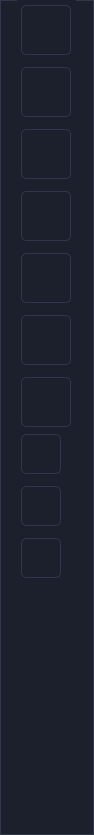
<?xml version="1.0" encoding="UTF-8"?>
<ui version="4.0">
 <class>MainWindow</class>
 <widget class="QMainWindow" name="MainWindow">
  <property name="geometry">
   <rect>
    <x>0</x>
    <y>0</y>
    <width>94</width>
    <height>835</height>
   </rect>
  </property>
  <property name="windowTitle">
   <string>MainWindow</string>
  </property>
  <widget class="QWidget" name="centralwidget">
   <property name="styleSheet">
    <string notr="true">
*{
	background: #1b202c;
	color: #fff;
	font-size: 16px;
}
 

#centralwidget{
	border: 1px  solid  rgb(49, 54, 72);
}
#builderHeader{
	border: 1px solid  rgb(49, 54, 72);


}

#builderHeader QPushButton{
	border: none;
	border-radius: 0px;

}

#builderHeader QPushButton:hover{
	background: rgb(49, 54, 72);
}

QMessageBox{
	background: #1b202c;
	color: #fff;
}

QMessageBox QLabel{
	background: #1b202c;
	color: #fff;
}


QTabWidget::pane {
    
	border: 1px  solid  rgb(49, 54, 72);
   border-top: none;
	
}

/*
QTabWidget::tab-bar {
    background: #1b202c;
	border: 1px solid #1b202c;
	padding: 8px;
	color: #37c886;
	font-weight: bold;
	width: 117px;
}
*/

QTabBar::tab {
	background: #1b202c;
	
	padding: 8px;
	font-size: 16px;
	font-weight: bold;
	height: 100px;
   border-left: 1px  solid  rgb(49, 54, 72);
border-bottom: 1px solid  rgb(49, 54, 72);
  
  }


QTabBar::scroller {width: 0px;}

QTabBar::tab:selected {
	background: #1b202c;
	margin-bottom: -1px;
	color: #dce1ec;
	border-left: 4px solid #37c886;
   	color: #37c886;
}




QFrame{ 
    border: 0px solid;
}


QPushButton{
	border: 2px solid teal;
	border-radius: 12px;
}

QPushButton:hover{
	border: 3px solid cyan;
}

QPushButton:checked{
	border: 4px solid cyan;
}


QToolBox::tab {
    background: qlineargradient(x1: 0, y1: 0, x2: 0, y2: 1,
                                stop: 0 #13161f, stop: 0.4 #161924,
                                stop: 0.5 #171c26, stop: 1.0 #1b202c);
    border-radius: 5px;
    color: darkgray;
}

QToolBox::tab:selected { 
    font: italic;
    color: #37c886;
}

/*
#iconBgColor1{ background: aqua; }
#iconBgColor2{ background: black; }
#iconBgColor3{ background: blue; }
#iconBgColor4{ background: yellow; }
#iconBgColor5{ background: gray; }
#iconBgColor6{ background: green; }
#iconBgColor7{ background: magenta; }
#iconBgColor8{ background: white; }
#iconBgColor9{ background: purple; }
#iconBgColor10{ background: red; }
*/


*{
	font-size: 12px;
}

QLabel{
	min-width: 100px;
}

*{
	background: #1b202c;
	color: blue;
}


QPushButton{
	border: 2px solid teal;
	border-radius: 12px;
}

QPushButton:hover{
	border: 3px solid cyan;
}

QPushButton:checked{
	border: 4px solid cyan;
}


QToolBox::tab {
	background:  #1b202c;
    color: #fff;
	padding-left: 2px;
   font-weight: bold;
	border-top: 1px  solid  rgb(49, 54, 72);
    border-radius: 0px;
   font-size: 14px;

}

QToolBox::tab:selected { 
    background: #000;
    font-weight: bold;
    color: #37c886;
}

QToolBox::tab:hover { 
    background: #000;
    color: #37c886;
}

QWidget{
	color:#fff;
    font-size: 13px;
}

QToolBoxButton { 
    font-size: 14px;
   min-height: 40px
}




QLineEdit{
	border: 1px solid #555;
	color: darkgray
}

QPushButton{
  border-radius: 5px;
	border: 1px  solid  rgb(49, 54, 72);

background: qlineargradient(x1: 0, y1: 0, x2: 0, y2: 1,
                                stop: 0 #13161f, stop: 0.4 #161924,
                                stop: 0.5 #171c26, stop: 1.0 #1b202c);
}
QPushButton:hover{
	border: none;
   background: rgb(49, 54, 72);
  border-radius: none;
}

QToolTip { 
	background-color: #1b202c; 
	color: #fff; 
	border: 1px solid #333; 
	border-radius: 3px;
	font-size: 13px;
}</string>
   </property>
   <layout class="QVBoxLayout" name="verticalLayout">
    <property name="spacing">
     <number>0</number>
    </property>
    <property name="leftMargin">
     <number>0</number>
    </property>
    <property name="topMargin">
     <number>0</number>
    </property>
    <property name="rightMargin">
     <number>0</number>
    </property>
    <property name="bottomMargin">
     <number>0</number>
    </property>
    <item alignment="Qt::AlignHCenter|Qt::AlignTop">
     <widget class="QFrame" name="frame">
      <property name="frameShape">
       <enum>QFrame::StyledPanel</enum>
      </property>
      <property name="frameShadow">
       <enum>QFrame::Raised</enum>
      </property>
      <layout class="QVBoxLayout" name="verticalLayout_2">
       <property name="spacing">
        <number>12</number>
       </property>
       <property name="leftMargin">
        <number>4</number>
       </property>
       <property name="topMargin">
        <number>0</number>
       </property>
       <property name="rightMargin">
        <number>5</number>
       </property>
       <property name="bottomMargin">
        <number>0</number>
       </property>
       <item>
        <widget class="QPushButton" name="closeAppBuilder">
         <property name="minimumSize">
          <size>
           <width>50</width>
           <height>50</height>
          </size>
         </property>
         <property name="maximumSize">
          <size>
           <width>40</width>
           <height>40</height>
          </size>
         </property>
         <property name="cursor">
          <cursorShape>PointingHandCursor</cursorShape>
         </property>
         <property name="text">
          <string/>
         </property>
         <property name="iconSize">
          <size>
           <width>30</width>
           <height>30</height>
          </size>
         </property>
         <property name="flat">
          <bool>true</bool>
         </property>
        </widget>
       </item>
       <item>
        <widget class="QPushButton" name="saveAppBuilder">
         <property name="minimumSize">
          <size>
           <width>50</width>
           <height>50</height>
          </size>
         </property>
         <property name="maximumSize">
          <size>
           <width>40</width>
           <height>40</height>
          </size>
         </property>
         <property name="cursor">
          <cursorShape>PointingHandCursor</cursorShape>
         </property>
         <property name="text">
          <string/>
         </property>
         <property name="iconSize">
          <size>
           <width>30</width>
           <height>30</height>
          </size>
         </property>
         <property name="autoDefault">
          <bool>false</bool>
         </property>
         <property name="default">
          <bool>false</bool>
         </property>
         <property name="flat">
          <bool>false</bool>
         </property>
        </widget>
       </item>
       <item>
        <widget class="QPushButton" name="saveCurrentTheme">
         <property name="minimumSize">
          <size>
           <width>50</width>
           <height>50</height>
          </size>
         </property>
         <property name="maximumSize">
          <size>
           <width>40</width>
           <height>40</height>
          </size>
         </property>
         <property name="cursor">
          <cursorShape>PointingHandCursor</cursorShape>
         </property>
         <property name="text">
          <string/>
         </property>
         <property name="iconSize">
          <size>
           <width>30</width>
           <height>30</height>
          </size>
         </property>
         <property name="flat">
          <bool>true</bool>
         </property>
        </widget>
       </item>
       <item>
        <widget class="QPushButton" name="reloadApp">
         <property name="minimumSize">
          <size>
           <width>50</width>
           <height>50</height>
          </size>
         </property>
         <property name="maximumSize">
          <size>
           <width>40</width>
           <height>40</height>
          </size>
         </property>
         <property name="cursor">
          <cursorShape>PointingHandCursor</cursorShape>
         </property>
         <property name="text">
          <string/>
         </property>
         <property name="iconSize">
          <size>
           <width>30</width>
           <height>30</height>
          </size>
         </property>
         <property name="flat">
          <bool>true</bool>
         </property>
        </widget>
       </item>
       <item>
        <widget class="QPushButton" name="createNewApp">
         <property name="minimumSize">
          <size>
           <width>50</width>
           <height>50</height>
          </size>
         </property>
         <property name="maximumSize">
          <size>
           <width>40</width>
           <height>40</height>
          </size>
         </property>
         <property name="cursor">
          <cursorShape>PointingHandCursor</cursorShape>
         </property>
         <property name="text">
          <string/>
         </property>
         <property name="iconSize">
          <size>
           <width>30</width>
           <height>30</height>
          </size>
         </property>
         <property name="flat">
          <bool>true</bool>
         </property>
        </widget>
       </item>
       <item>
        <widget class="QPushButton" name="compileApp">
         <property name="minimumSize">
          <size>
           <width>50</width>
           <height>50</height>
          </size>
         </property>
         <property name="maximumSize">
          <size>
           <width>40</width>
           <height>40</height>
          </size>
         </property>
         <property name="cursor">
          <cursorShape>PointingHandCursor</cursorShape>
         </property>
         <property name="text">
          <string/>
         </property>
         <property name="iconSize">
          <size>
           <width>30</width>
           <height>30</height>
          </size>
         </property>
         <property name="flat">
          <bool>true</bool>
         </property>
        </widget>
       </item>
       <item>
        <widget class="QPushButton" name="pushhButton">
         <property name="minimumSize">
          <size>
           <width>50</width>
           <height>50</height>
          </size>
         </property>
         <property name="maximumSize">
          <size>
           <width>40</width>
           <height>40</height>
          </size>
         </property>
         <property name="cursor">
          <cursorShape>PointingHandCursor</cursorShape>
         </property>
         <property name="text">
          <string/>
         </property>
         <property name="iconSize">
          <size>
           <width>30</width>
           <height>30</height>
          </size>
         </property>
         <property name="flat">
          <bool>true</bool>
         </property>
        </widget>
       </item>
       <item>
        <widget class="QPushButton" name="pushButton_4">
         <property name="minimumSize">
          <size>
           <width>40</width>
           <height>40</height>
          </size>
         </property>
         <property name="maximumSize">
          <size>
           <width>40</width>
           <height>40</height>
          </size>
         </property>
         <property name="cursor">
          <cursorShape>PointingHandCursor</cursorShape>
         </property>
         <property name="text">
          <string/>
         </property>
         <property name="iconSize">
          <size>
           <width>30</width>
           <height>30</height>
          </size>
         </property>
         <property name="flat">
          <bool>true</bool>
         </property>
        </widget>
       </item>
       <item>
        <widget class="QPushButton" name="pushButton_3">
         <property name="minimumSize">
          <size>
           <width>40</width>
           <height>40</height>
          </size>
         </property>
         <property name="maximumSize">
          <size>
           <width>40</width>
           <height>40</height>
          </size>
         </property>
         <property name="cursor">
          <cursorShape>PointingHandCursor</cursorShape>
         </property>
         <property name="text">
          <string/>
         </property>
         <property name="iconSize">
          <size>
           <width>30</width>
           <height>30</height>
          </size>
         </property>
         <property name="flat">
          <bool>true</bool>
         </property>
        </widget>
       </item>
       <item>
        <widget class="QPushButton" name="pushButton_2">
         <property name="minimumSize">
          <size>
           <width>40</width>
           <height>40</height>
          </size>
         </property>
         <property name="maximumSize">
          <size>
           <width>40</width>
           <height>40</height>
          </size>
         </property>
         <property name="cursor">
          <cursorShape>PointingHandCursor</cursorShape>
         </property>
         <property name="text">
          <string/>
         </property>
         <property name="iconSize">
          <size>
           <width>30</width>
           <height>30</height>
          </size>
         </property>
         <property name="flat">
          <bool>true</bool>
         </property>
        </widget>
       </item>
      </layout>
     </widget>
    </item>
   </layout>
  </widget>
 </widget>
 <resources>
  <include location="../resources.qrc"/>
 </resources>
 <connections/>
</ui>
